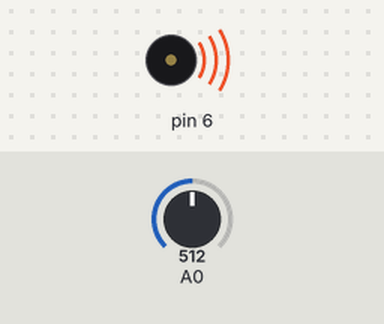
Simulated run of this sketch. Board: Arduino Uno, built with avr-gcc and run on an emulated ATmega328P. Shown: buzzer (waves = sounding). Inputs (shaded band) come from the test bench; at power-on: A0 = 512. What the sketch prints to the serial monitor is not drawn.

Above: at 0.1 s.
Timing chart, 0 to 1.6 s (numbered marks = the images above):
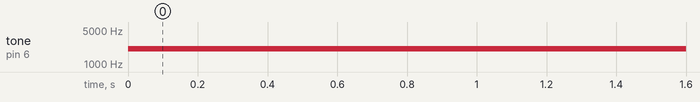

Measured:
- by itself, tone on pin 6: silent → 2051 Hz at 0.00 s

The sketch:

ex4_2.ino
```cpp
void setup(){
 Serial.begin(9600);
 }

void loop() {
  int sensor = analogRead(A0);
  int x = map(analogRead(A0), 0, 1023, 100, 4000);
  tone(6, x , 200);
  Serial.println(x);
}//end loop
```
